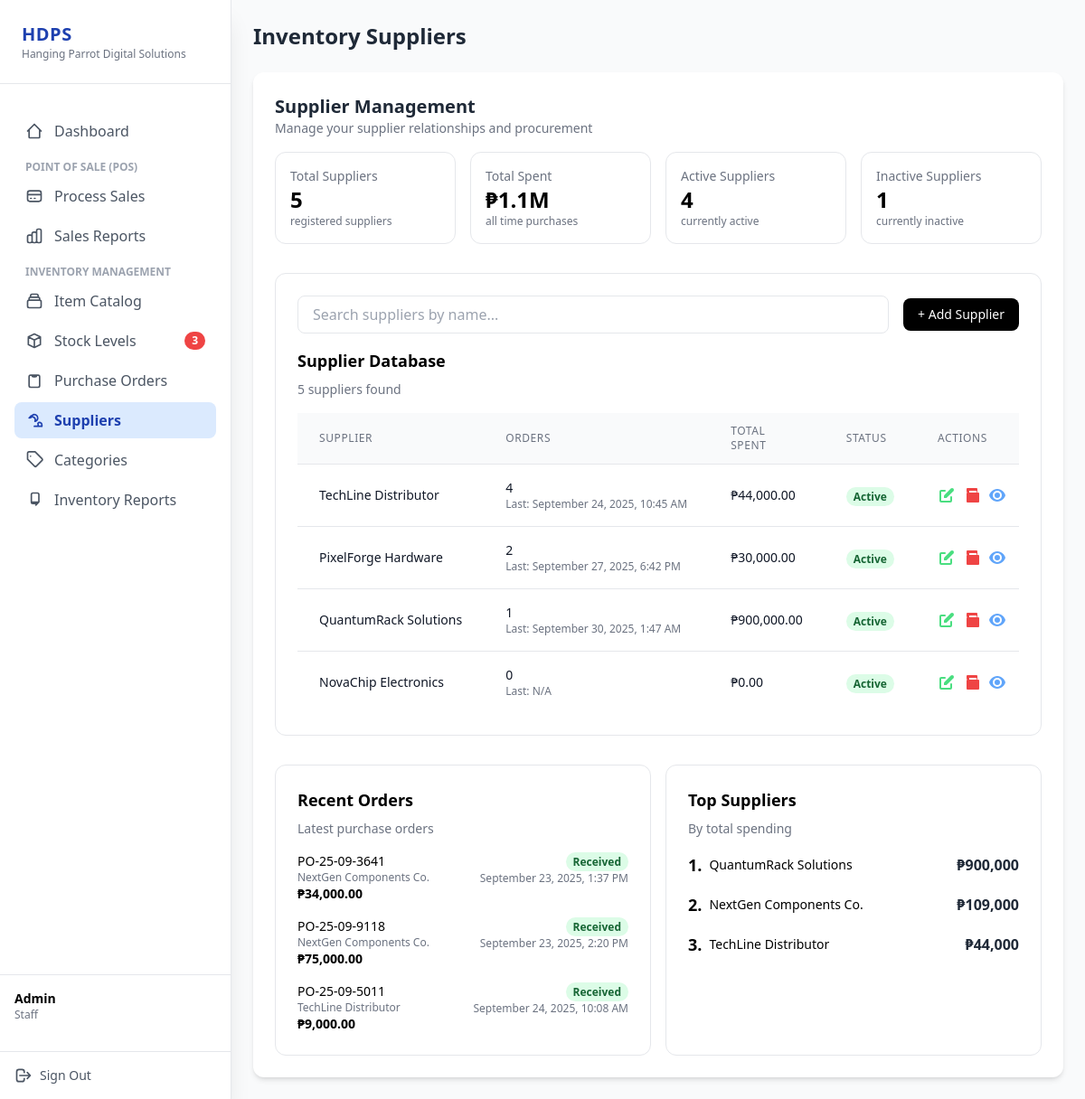
/suppliers.php (signed in), run on an earlier commit of the app's database.
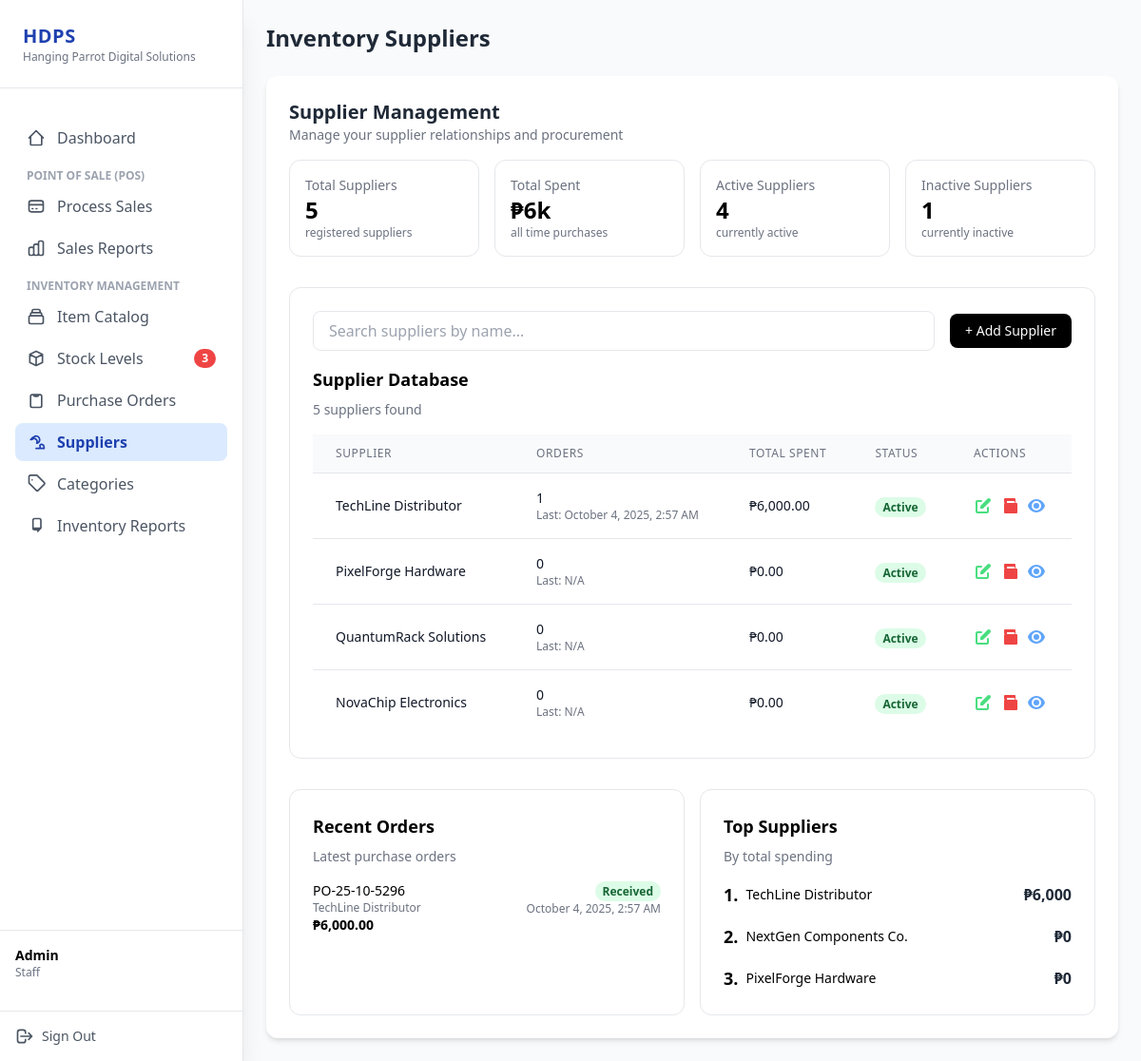
And on a later commit of the database.
### tables this page shows
CREATE TABLE `suppliers` (
  `supplier_id` int(11) NOT NULL,
  `supplier_name` varchar(100) NOT NULL,
  `contact_number` varchar(20) DEFAULT NULL,
  `email` varchar(100) DEFAULT NULL,
  `status` tinyint(1) DEFAULT 1
);

CREATE TABLE `purchase_orders` (
  `purchase_order_id` int(11) NOT NULL,
  `po_number` varchar(80) NOT NULL,
  `supplier_id` int(11) NOT NULL,
  `grand_total` decimal(10,2) DEFAULT 0.00,
  `status` enum('Ordered','Received','Cancelled') DEFAULT 'Ordered',
  `date` datetime DEFAULT current_timestamp(),
  `created_by` int(11) NOT NULL,
  `is_active` tinyint(1) NOT NULL DEFAULT 1
);

### database/database.php (called while the page is built, shortened)
<?php
class Database
{
    private $serverName = ("mysql:host=localhost;dbname=computer_store");
    private $userName = ("root");
    private $userPass = ("");
    private $fetchDefault = array(PDO::ATTR_DEFAULT_FETCH_MODE => PDO::FETCH_ASSOC);
    public function conn()
    {
        try {
            $this->conn = new PDO($this->serverName, $this->userName, $this->userPass, $this->fetchDefault);
            return $this->conn;
        } catch (PDOException $e) {
            echo "Error : " . $e->getMessage();
            exit;
        }
    }
    public function select_suppliers()
    {
        $sql = $this->conn()->prepare("
        SELECT
            s.*,
            COUNT(po.purchase_order_id) AS order_count,
            COALESCE(SUM(CASE WHEN po.status = 'Received' THEN po.grand_total ELSE 0 END), 0) AS total_spent,
            MAX(po.date) AS last_order_date
        FROM suppliers s
        LEFT JOIN purchase_orders po ON s.supplier_id = po.supplier_id
        GROUP BY s.supplier_id
    ");
        $sql->execute();
        $suppliers = $sql->fetchAll(PDO::FETCH_ASSOC);
        return $suppliers;
    }
    public function select_purchase_orders()
    {
        $sql = $this->conn()->prepare("
            SELECT
                po.*,
                s.supplier_name
            FROM
                purchase_orders po
            JOIN
                suppliers s ON po.supplier_id = s.supplier_id
        ");
        $sql->execute();
        $purchase_orders = $sql->fetchAll();
        return $purchase_orders;
    }
}
$database = new Database();

### suppliers.php (the view, shortened to what the changed rows need)
<?php
include "database/database.php";
$database->login_session();
$database->create_supplier();
$database->update_supplier();
$database->archive_supplier();
$suppliers = $database->select_suppliers();
$purchase_orders = $database->select_purchase_orders();
?>
<!DOCTYPE html>
<html lang="en">
<head>
  <script src="https://cdn.tailwindcss.com"></script>
</head>
<body class="bg-gray-50 flex">
  <?php include "sidebar.php"; ?>
  <main class="flex-1 ml-0 md:ml-64 p-6">
    <header class="mb-6">
      <h2 class="text-2xl font-bold text-gray-800">Inventory Suppliers</h2>
    </header>
    <section class="bg-white rounded-xl shadow-md p-6">
      <div class="grid grid-cols-1 sm:grid-cols-2 lg:grid-cols-4 gap-4 mb-8">
        <div class="bg-white border rounded-xl p-4 flex items-center justify-between">
          <div>
            <?php
            $grandTotal = array_sum(array_column($suppliers, 'total_spent'));
            ?>
            <?php
            function formatCompactCurrency($number)
            {
              if ($number >= 1_000_000_000) {
                return '₱' . round($number / 1_000_000_000, 1) . 'B';
              } elseif ($number >= 1_000_000) {
                return '₱' . round($number / 1_000_000, 1) . 'M';
              } elseif ($number >= 1_000) {
                return '₱' . round($number / 1_000, 1) . 'k';
              } else {
                return '₱' . number_format($number, 0);
              }
            }
            ?>
            <p class="text-sm text-gray-500">Total Spent</p>
            <h4 class="text-2xl font-bold"><?= formatCompactCurrency($grandTotal) ?></h4>
            <p class="text-xs text-gray-500">all time purchases</p>
          </div>
        </div>
            <?php
            $inactive_count = count(array_filter($suppliers, fn($sp) => $sp['status'] == 0));
            ?>
        <div class="bg-white border rounded-xl p-4 flex items-center justify-between">
          <div>
            <p class="text-sm text-gray-500">Inactive Suppliers</p>
            <h4 class="text-2xl font-bold"><?= $inactive_count ?></h4>
            <p class="text-xs text-gray-500">currently inactive</p>
          </div>
        </div>
      </div>
      <div class="grid grid-cols-1 gap-4">
        <div class="bg-white border rounded-xl p-6">
          <div class="overflow-x-auto">
            <table class="min-w-full divide-y divide-gray-200">
              <thead class="bg-gray-50">
                <tr>
                  <th scope="col"
                    class="px-6 py-3 text-left text-xs font-medium text-gray-500 uppercase tracking-wider">Supplier</th>
                  <th scope="col"
                    class="px-6 py-3 text-left text-xs font-medium text-gray-500 uppercase tracking-wider">Orders</th>
                  <th scope="col"
                    class="px-6 py-3 text-left text-xs font-medium text-gray-500 uppercase tracking-wider">Total Spent
                  </th>
                  <th scope="col"
                    class="px-6 py-3 text-left text-xs font-medium text-gray-500 uppercase tracking-wider">Status</th>
                  <th scope="col"
                    class="px-6 py-3 text-left text-xs font-medium text-gray-500 uppercase tracking-wider">Actions</th>
                </tr>
              </thead>
              <tbody class="bg-white divide-y divide-gray-200">
                <?php foreach ($suppliers as $sp): ?>
                <?php if($sp['status'] === 0) continue; ?>
                  <tr>
                    <td class="px-6 py-4 whitespace-nowrap">
                      <p class="text-sm font-medium text-gray-900"><?= $sp['supplier_name']; ?></p>
                    </td>
                    <td class="px-6 py-4 whitespace-nowrap text-sm text-gray-500">
                      <p class="text-gray-900 font-medium"><?= $sp['order_count'] ?></p>
                      <p class="text-xs">
                        Last:
                        <?= $sp['last_order_date'] ? date('F j, Y, g:i A', strtotime($sp['last_order_date'])) : 'N/A' ?>
                      </p>
                    </td>
                    <td class="px-6 py-4 whitespace-nowrap text-sm text-gray-500">
                      <p class="text-gray-900 font-medium">₱<?= number_format($sp['total_spent'], 2) ?></p>
                    </td>
                    <?php if ($sp['status'] == 1): ?>
                      <td class="px-6 py-4 whitespace-nowrap">
                        <span class="status-label bg-green-100 text-green-800">Active</span>
                      </td>
                    <?php elseif ($sp['status'] == 0): ?>
                      <td class="px-6 py-4 whitespace-nowrap">
                        <span class="status-label bg-red-100 text-red-800">Inactive</span>
                      </td>
                    <?php else: ?>
                      <td class="px-6 py-4 whitespace-nowrap">
                        <span class="status-label bg-red-100 text-red-800">Error</span>
                      </td>
                    <?php endif; ?>
                    <td class="px-6 py-4 whitespace-nowrap text-sm font-medium">
                      <div class="flex space-x-2">
                        <button class="text-green-400 hover:text-green-600 openEditSupplierModal"
                          data-id="<?= $sp['supplier_id'] ?>" data-name="<?= htmlspecialchars($sp['supplier_name']) ?>"
                          data-contact="<?= htmlspecialchars($sp['contact_number']) ?>"
                          data-email="<?= htmlspecialchars($sp['email']) ?>" data-status="<?= $sp['status'] ?>">
                        </button>
                        <button class="text-red-500 hover:text-red-700 openArchiveSupplierModal"
                          data-id="<?= $sp['supplier_id'] ?>" data-name="<?= htmlspecialchars($sp['supplier_name']) ?>"
                          title="Archive Supplier">
                          <svg xmlns="http://www.w3.org/2000/svg" class="h-5 w-5" viewBox="0 0 20 20" fill="currentColor">
                            <path fill-rule="evenodd"
                              d="M4 3a1 1 0 011-1h10a1 1 0 011 1v3a1 1 0 01-1 1H5a1 1 0 01-1-1V3zm3 4h10a1 1 0 011 1v9a1 1 0 01-1 1H5a1 1 0 01-1-1V8a1 1 0 011-1h10V5H7v3z"
                              clip-rule="evenodd" />
                          </svg>
                        </button>
                        <button class="text-blue-400 hover:text-blue-600 openViewSupplierModal"
                          data-id="<?= $sp['supplier_id'] ?>" data-name="<?= htmlspecialchars($sp['supplier_name']) ?>"
                          data-contact="<?= htmlspecialchars($sp['contact_number']) ?>"
                          data-email="<?= htmlspecialchars($sp['email']) ?>" data-status="<?= $sp['status'] ?>">
                          <svg xmlns="http://www.w3.org/2000/svg" class="h-5 w-5" viewBox="0 0 20 20" fill="currentColor">
                            <path
                              d="M10 3C5 3 1.73 7.11 1.05 10c.68 2.89 3.95 7 8.95 7s8.27-4.11 8.95-7c-.68-2.89-3.95-7-8.95-7zM10 15a5 5 0 110-10 5 5 0 010 10zm0-2a3 3 0 100-6 3 3 0 000 6z" />
                          </svg>
                        </button>
                      </div>
                    </td>
                  </tr>
                <?php endforeach; ?>
              </tbody>
            </table>
          </div>
        </div>
        <div class="grid grid-cols-1 md:grid-cols-2 gap-4 mt-4">
          <?php
          $recentOrders = array_filter($purchase_orders, function ($po) {
            return in_array($po['status'], ['Received', 'Ordered']);
          });
          $recentOrders = array_slice($recentOrders, 0, 3);
          ?>
          <div class="bg-white border rounded-xl p-6">
            <ul class="space-y-4 text-sm">
              <?php foreach ($recentOrders as $po): ?>
                <li class="flex justify-between items-start">
                  <div>
                    <p class="font-medium"><?= htmlspecialchars($po['po_number']); ?></p>
                    <p class="text-xs text-gray-500"><?= htmlspecialchars($po['supplier_name']); ?></p>
                    <p class="font-bold">₱<?= number_format($po['grand_total'], 2); ?></p>
                  </div>
                  <div class="text-right">
                    <?php if ($po['status'] === 'Received'): ?>
                      <span class="status-label bg-green-100 text-green-800"><?= $po['status']; ?></span>
                    <?php elseif ($po['status'] === 'Ordered'): ?>
                      <span class="status-label bg-blue-100 text-blue-800"><?= $po['status']; ?></span>
                    <?php endif; ?>
                    <p class="text-xs text-gray-500"><?= date('F j, Y, g:i A', strtotime($po['date'])); ?></p>
                  </div>
                </li>
              <?php endforeach; ?>
            </ul>
          </div>
          <?php
          usort($suppliers, function ($a, $b) {
            return $b['total_spent'] <=> $a['total_spent'];
          });
          ?>
          <div class="bg-white border rounded-xl p-6">
            <ul class="space-y-4">
              <?php foreach ($suppliers as $index => $sp): ?>
                <?php if ($index >= 3)
                  break; ?>
                <li class="flex justify-between items-center">
                  <div class="flex items-center space-x-2">
                    <span class="text-lg font-bold"><?= $index + 1; ?>.</span>
                    <p class="text-sm font-medium"><?= htmlspecialchars($sp['supplier_name']); ?></p>
                  </div>
                  <span class="font-bold text-gray-800">₱<?= number_format($sp['total_spent']); ?></span>
                </li>
              <?php endforeach; ?>
            </ul>
          </div>
        </div>
    </section>
  </main>
</body>
</html>

What changed in the data, as far as the page shows it:
no longer on one of the page's lists (row unchanged): suppliers: supplier_name "QuantumRack Solutions"
removed purchase_orders: po_number "PO-25-09-3641", supplier.supplier_name "NextGen Components Co.", grand_total "34,000.00", status "Received", date "September 23, 2025, 1:37 PM"
removed purchase_orders: po_number "PO-25-09-9118", supplier.supplier_name "NextGen Components Co.", grand_total "75,000.00", status "Received", date "September 23, 2025, 2:20 PM"
removed purchase_orders: po_number "PO-25-09-5011", supplier.supplier_name "TechLine Distributor", grand_total "9,000.00", status "Received", date "September 24, 2025, 10:08 AM"
shown differently, row unchanged: suppliers "TechLine Distributor": order_count "4" → "1"; last_order_date "September 24, 2025, 10:45 AM" → "October 4, 2025, 2:57 AM"; total_spent "44,000.00" → "6,000.00"; total_spent "44,000" → "6,000"; moves up the list
now on one of the page's lists (row unchanged): suppliers: supplier_name "PixelForge Hardware"
shown differently, row unchanged: suppliers "PixelForge Hardware": order_count "2" → "0"; total_spent "30,000.00" → "0.00"; last_order_date "September 27, 2025, 6:42 PM" → (not shown); now shows "N/A"
shown differently, row unchanged: suppliers "QuantumRack Solutions": order_count "1" → "0"; total_spent "900,000.00" → "0.00"; last_order_date "September 30, 2025, 1:47 AM" → (not shown); now shows "N/A"
added purchase_orders: po_number "PO-25-10-5296", supplier.supplier_name "TechLine Distributor", grand_total "6,000.00", status "Received", date "October 4, 2025, 2:57 AM"
computed for suppliers "NextGen Components Co.": total_spent "109,000" → "0"
Also different on the page:
formatCompactCurrency($grandTotal): "₱1.1M" → "₱6k"
